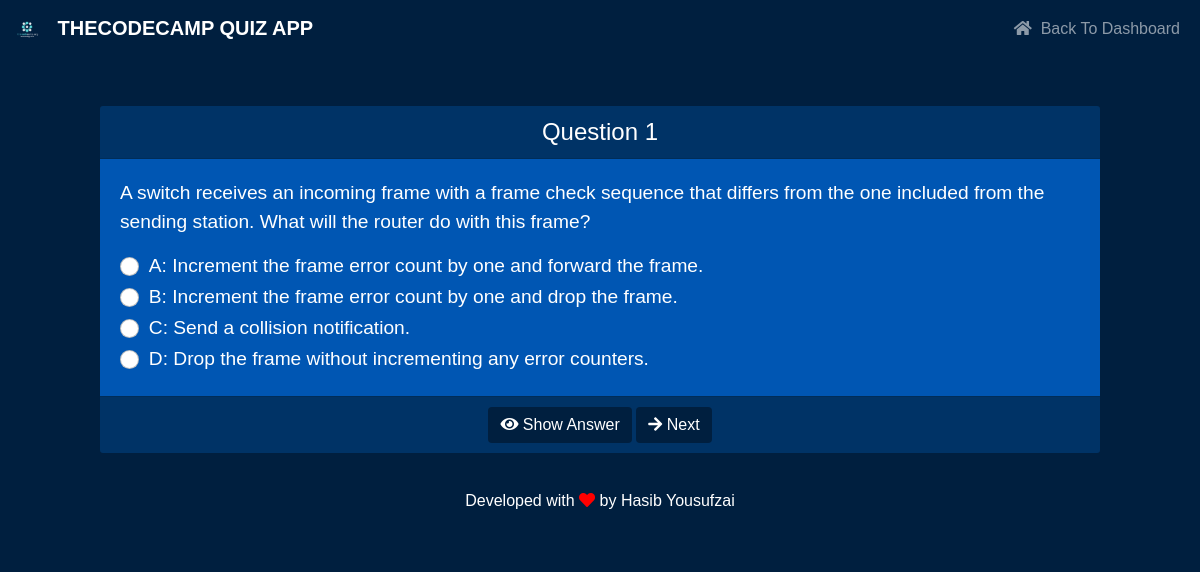
The app's page /quiz/5/ with its own data.
### quizapp/models.py (models this page shows, shortened)
class Question(models.Model):
    exam = models.ForeignKey(Exam, on_delete=models.CASCADE)
    text = models.TextField()
    exhibit = models.ImageField(upload_to='static/exhibits/', blank=True, null=True)
    is_multiple = models.BooleanField(default=False)
    description = models.TextField(blank=True, null=True)  # Add description field

class Option(models.Model):
    question = models.ForeignKey(Question, on_delete=models.CASCADE)
    text = models.CharField(max_length=255, blank=True)  # Allow blank text field
    is_correct = models.BooleanField(default=False)
    exhibit = models.ImageField(upload_to='static/exhibits/', blank=True, null=True)  # Exhibit field

### quizapp/views.py (the view)
# urls.py: path('quiz/<int:quiz_id>/', views.start_quiz, name='start_quiz'),
def start_quiz(request, quiz_id, question_index=1):
    quiz = get_object_or_404(Quiz, id=quiz_id)
    questions = quiz.questions.all()
    paginator = Paginator(questions, 1)  # Show one question per page
    page_obj = paginator.get_page(question_index)
    question = page_obj.object_list[0] if page_obj.object_list else None
    is_multiple = question.option_set.filter(is_correct=True).count() > 1 if question else False
    correct_options = question.option_set.filter(is_correct=True) if question else []
    return render(request, 'quiz.html', {
        'quiz': quiz,
        'question': question,
        'page_obj': page_obj,
        'is_multiple': is_multiple,
        'correct_options': correct_options,
    })

### templates/quiz.html (shortened to what this page needs)
{% load static %}
<!DOCTYPE html>
<html lang="en">
<head>
    <link href="https://cdn.jsdelivr.net/npm/bootstrap@5.1.3/dist/css/bootstrap.min.css" rel="stylesheet">
    <link rel="stylesheet" href="https://cdnjs.cloudflare.com/ajax/libs/font-awesome/5.15.4/css/all.min.css">
</head>
<body>
    <nav class="navbar navbar-expand-lg navbar-dark">
        <div class="container-fluid">
            <a class="navbar-brand" href="{% url "dashboard" %}">
                <img src="{% static "/logo/logo.png" %}" alt="logo" style="height:30px; margin-right:10px;">
                THECODECAMP QUIZ APP
            </a>
            <div class="collapse navbar-collapse" id="navbarNav">
                <ul class="navbar-nav ms-auto">
                    <li class="nav-item">
                        <a  class="nav-link " href="{% url "dashboard" %}"> <i class="fa fa-home"></i> &nbsp;Back To Dashboard</a>
                    </li>
                </ul>
            </div>
        </div>
    </nav>
    <div class="container mt-5">
        <form method="POST" action="{% url 'submit_quiz' quiz.id %}">
            <div class="card">
                <div class="card-header">
                    Question {{ page_obj.number }}
                </div>
                <div class="card-body">
                    <p>{{ question.text }}</p>
                    <div id="options-container">
                        {% for option in question.option_set.all %}
                            <div class="form-check">
                                <input class="form-check-input" type="{% if is_multiple %}checkbox{% else %}radio{% endif %}" name="question{{ question.id }}" id="option{{ option.id }}" value="{{ option.id }}" data-correct="{% if option.is_correct %}true{% else %}false{% endif %}">
                                <label class="form-check-label" for="option{{ option.id }}">
                                    {{ option.text }}
                                </label>
                            </div>
                        {% endfor %}
                    </div>
                </div>
                <div class="card-footer">
                    <button type="button" class="btn btn-primary" id="showAnswer"><i class="fas fa-eye"></i> Show Answer</button>
                    {% if page_obj.has_next %}
                        <a href="{% url 'quiz_question' quiz.id page_obj.next_page_number %}" class="btn btn-primary"><i class="fas fa-arrow-right"></i> Next</a>
                    {% else %}
                        <button type="submit" class="btn btn-primary"><i class="fas fa-check"></i> Submit Quiz</button>
                    {% endif %}
                </div>
            </div>
        </form>
    </div>
    <footer>
        <p>Developed with <i class="fas fa-heart footer-love"></i> by Hasib Yousufzai</p>
    </footer>
</body>
</html>

### templates/quiz.html (style rules this page uses)
body { font-family: 'Arial', sans-serif; background-color: #001f3f; color: #fff; }
.navbar { background-color: #001f3f; }
.navbar-brand { font-weight: bold; color: #fff; }
.card { background-color: #0056b3; border: none; border-radius: 10px; width: 100%; max-width: 1000px; margin: 20px auto; }
.card-header { font-family: 'Cascadia', sans-serif; background-color: #003366; font-size: 1.5rem; color: #fff; text-align: center; }
.card-body { font-family: 'Cascadia', sans-serif; padding: 20px; font-size: 1.2rem; overflow-y: auto; max-height: 70vh; }
.card-footer { background-color: #003366; text-align: center; padding: 10px; }
img { max-width: 100%; max-height: 300px; object-fit: contain; }
.btn-primary { background-color: #001f3f; border: none; }
footer { background-color: #001f3f; color: #fff; padding: 1rem; text-align: center; }
.footer-love { color: red; }

### records on screen
Question: text "A switch receives an incoming frame with a frame check sequence that differs from the one included from the sending station. What will the router do with this frame?"
Option: is_correct "☐ A: Increment the frame error c", text "A: Increment the frame error count by one and forward the frame."
Option: is_correct "☐ B: Increment the frame error c", text "B: Increment the frame error count by one and drop the frame."
Option: is_correct "☐ C: Send a collision notificati", text "C: Send a collision notification."
Option: is_correct "☐ D: Drop the frame without incr", text "D: Drop the frame without incrementing any error counters."

### other values on screen
{{ page_obj.number }} "1"
